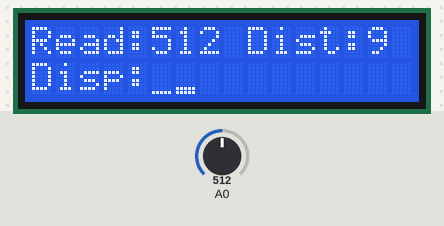
Bench run of a sketch on a simulated Arduino Uno, built with avr-gcc and run on an emulated ATmega328P. Parts: 16×2 character LCD. The inputs (shaded band) are chosen by the test bench; at power-on: A0 = 512.

Above: at 1.2 s.
1.3 s: A0 set to 716
At 2.6 s:
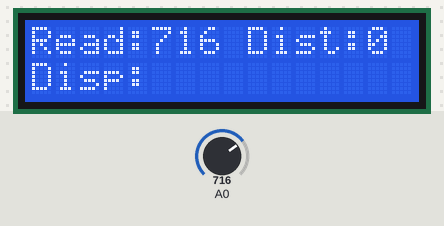
3.0 s: A0 set to 900
At 4.3 s:
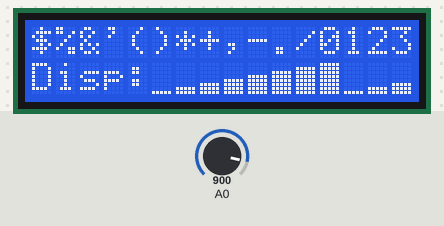
4.6 s: A0 set to 511
At 4.9 s:
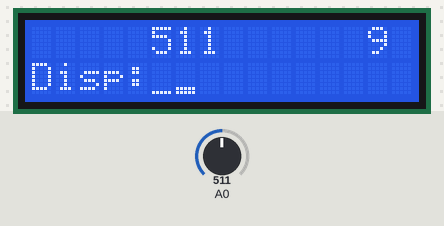
6.1 s: A0 set to 306
At 6.4 s:
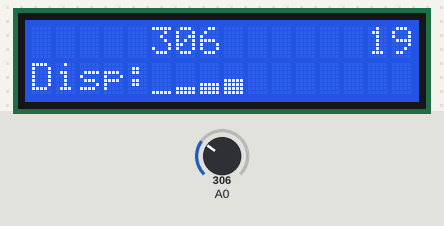
9.1 s: A0 set to 122
At 9.5 s:
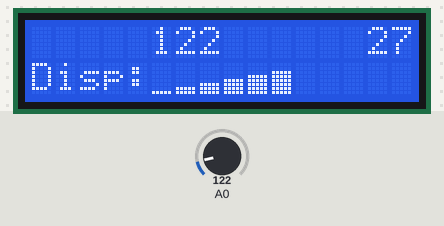
10.6 s: A0 set to 0
At 11.1 s:
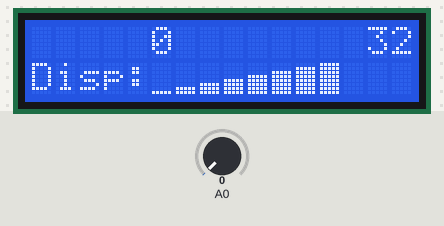
Timing chart, 0 to 13.1 s (numbered marks = the images above; inputs shaded):
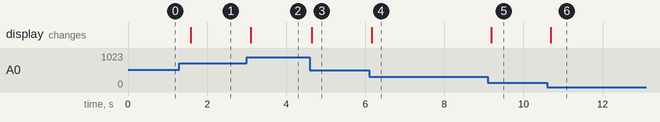

The sketch:

DistanceSensor.ino
```cpp
//Name: Ethan McAuliffe
//Date: 2016-10-21
//Project: Distance Sensor Challenge
#include <LiquidCrystal.h>

LiquidCrystal lcd(7, 8, 9, 10, 11, 12);

uint8_t customs[] [8] = {
  {
    0x0, 0x0, 0x0, 0x0, 0x0, 0x0, 0x0, 0x1f
  },
  {
    0x0, 0x0, 0x0, 0x0, 0x0, 0x0, 0x1f, 0x1f
  },
  {
    0x0, 0x0, 0x0, 0x0, 0x0, 0x1f, 0x1f, 0x1f
  },
  {
    0x0, 0x0, 0x0, 0x0, 0x1f, 0x1f, 0x1f, 0x1f
  },
  {
    0x0, 0x0, 0x0, 0x1f, 0x1f, 0x1f, 0x1f, 0x1f
  },
  {
    0x0, 0x0, 0x1f, 0x1f, 0x1f, 0x1f, 0x1f, 0x1f
  },
  {
    0x0, 0x1f, 0x1f, 0x1f, 0x1f, 0x1f, 0x1f, 0x1f
  },
  {
    0x1f, 0x1f, 0x1f, 0x1f, 0x1f, 0x1f, 0x1f, 0x1f
  }
};

byte numCustom = sizeof(customs) >> 3;
uint16_t iRead = 0;
byte distance = 0;
byte disp = 0;
//byte lastDisp = 0;

void clearScreen(byte col, byte row, byte numCells) {
  lcd.setCursor(col, row);
  for (byte i = 0; i < numCells; i++) {
    lcd.print(" ");
  }
}

void setup() {
  Serial.begin(9600);
  lcd.begin(16, 2);
  for (byte i = 0; i < numCustom; i++) {
    lcd.createChar(i + 1, customs[i]);
  }
  lcd.setCursor(0, 0);
  lcd.print("Read:");
  lcd.setCursor(9, 0);
  lcd.print("Dist:");
  lcd.setCursor(0, 1);
  lcd.print("Disp:");
}

void loop() {
  // clear inputs
  clearScreen(5, 1, disp);
  //clearScreen(5+lastDisp, 1, disp);
  clearScreen(5, 0, 4);
  clearScreen(14, 0, 2);
  //read and map inputs
  iRead = analogRead(0);
  distance = map(iRead, 0, 634, 32, 3);
  //  lastDisp = disp;
  disp = distance / 4;

  // output
  lcd.setCursor(5, 0);
  lcd.print(iRead);
  lcd.setCursor(14, 0);
  lcd.print(distance);
  lcd.setCursor(5, 1);
  for (byte i = 0; i < disp; i++) {
    lcd.write(i + 1);                //prints distance graph characters
  }
  delay(500);
}
```

Measured:
- after the input at 1.3 s, the display: changes after 0.28 s (image 1)
- after the input at 3.0 s, the display: changes after 0.10 s (image 2)
- after the input at 4.6 s, the display: changes after 0.05 s (image 3)
- after the input at 6.1 s, the display: changes after 0.06 s (image 4)
- after the input at 9.1 s, the display: changes after 0.08 s (image 5)
- after the input at 10.6 s, the display: changes after 0.09 s (image 6)
